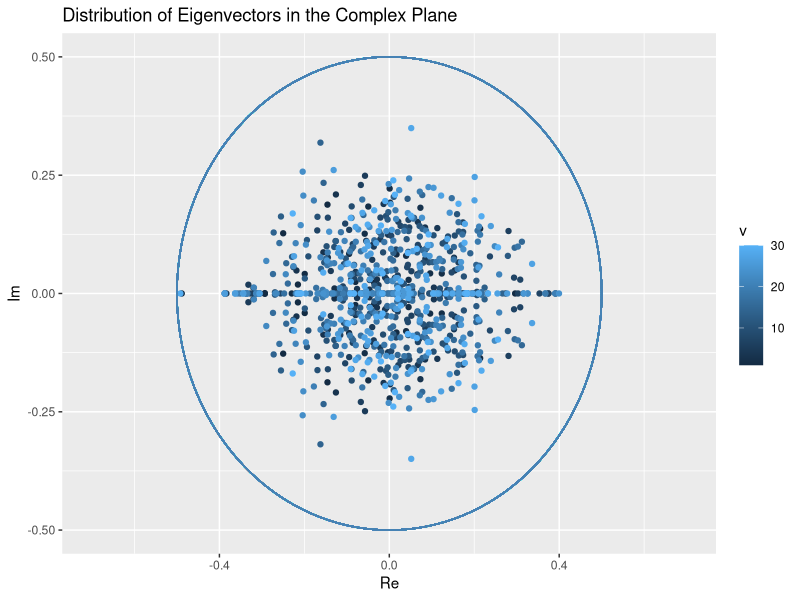
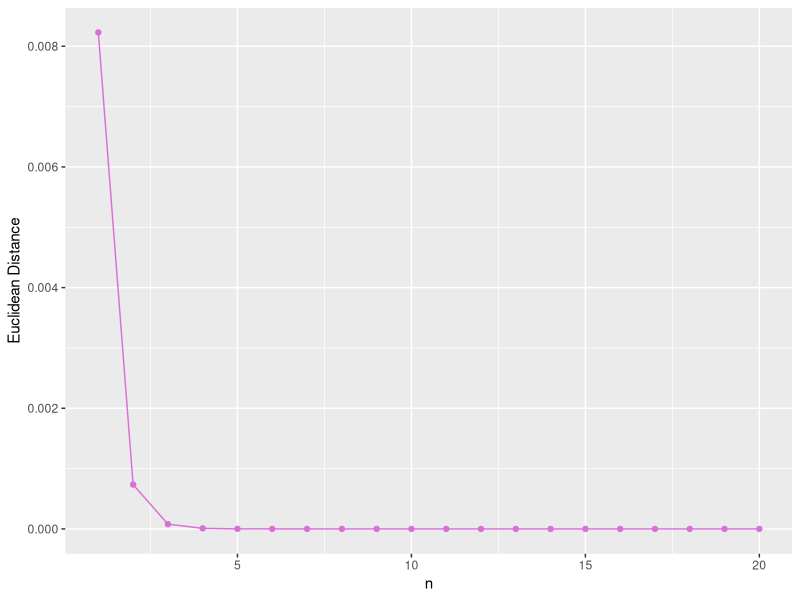

Write R code to recreate these figures, in order.
## ---- chunk 1
knitr::opts_chunk$set(echo = TRUE, eval = TRUE, fig.align = "center", 
                      message = FALSE, warning = FALSE)
library(tidyverse)
library(knitr)
library(patchwork)
library(ggfortify)
library(matrixcalc)
col_str <- "orchid"
## ---- chunk 2
set.seed(27)
M <- 30  # assign number of states
P <- matrix(rep(NA, M * M), ncol = M)  # create transition matrix
 
# generates rows of size P which are valid probability distributions
r_probdist <- function(M){
  prob <- runif(M,0,1)
  prob/sum(prob) # return normalized random row vector
}

# initialize P
for(i in 1:M){
  P[i,] = r_probdist(M)
  }
## ---- chunk 3
eig_P <- eigen(P)
eig_vectors <- eig_P[2]
evec <- data.frame(eig_vectors)

cols <- 3 # set 3 to hold (re,im) pair and whose row it belongs to
complex <- matrix(rep(NA,cols*M*M), ncol = cols)
colnames(complex) <- c("Re","Im","v")
for(i in 1:M){
  for(j in 1:M){
    curr <- evec[i,j]
    complex[M*(i-1) + j, ] <- c(Re(curr),Im(curr),i) 
  }
}
## ---- chunk 4
r <- 0.5
ep <- 0.2
ggplot(complex) + 
  geom_point(aes(x = Re, y = Im, color = v)) + 
  labs(x = "Re", y = "Im", title = "Distribution of Eigenvectors in the Complex Plane") +
  xlim(-(r+ep),r+ep) + ylim(-r,r) +
  ggforce::geom_circle(aes(x0=0,y0=0,r=r), color = "steelblue")
## ---- chunk 5
set.seed(23)
it <- 20 # set number of iterations of transition matrix
pi <- r_probdist(M) # create some initial distribution

# simulate and record evolution of pi
vals <- matrix(rep(NA, (M+1) * it), ncol = (M+1))
for(i in 1:it){
  vals[i, ] = c(i, pi %*% matrix.power(P,i))
}

# rename the columns
str_vec <- rep(NA, M)
for(i in 1:M){str_vec[i] = paste("x",i,sep="")}
colnames(vals) <- c("n",str_vec)

#store the values in a dataframe
vals_ <- data.frame(vals)
vals <- subset(vals_, select = -c(n))
## ---- chunk 6
#plot difference from a reference/stationary distribution
ref_dist <- vals[it,]
diff <- rbind(vals,ref_dist)

dist_vec <- rep(0, it)
for(i in 1:it){
  curr_dist <- stats::dist(diff[c(i,it+1),], method = "euclidean")
  dist_vec[i] <- curr_dist
}

dist_vec <- data.frame(dist_vec)
dist_plot <- ggplot(dist_vec, mapping = aes(x = 1:it, y = dist_vec)) + 
  geom_point(color = col_str) + geom_line(color = col_str) +
  labs(x = "n", y = "Euclidean Distance")
dist_plot
## ---- chunk 7

#plot_vals <- ggplot() + geom_point(data = vals, aes(x = x, y = y, color = n))
#plot_vals
